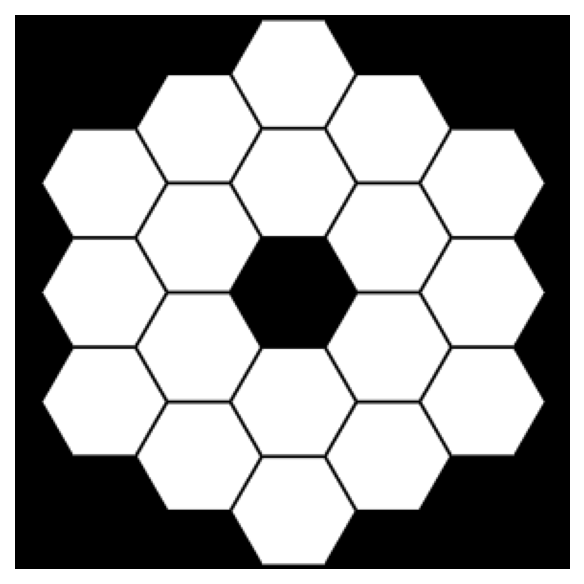

Here is the Python script that generated this plot:
import matplotlib.pyplot as plt
import numpy as np
import lentil

amp = lentil.hex_segments(rings=2, seg_radius=32, seg_gap=2, flatten=True)
fig, ax = plt.subplots()
ax.imshow(amp, cmap='gray')
ax.axis('off')
fig.savefig('segmented_diffraction.png', dpi=150, bbox_inches='tight')
